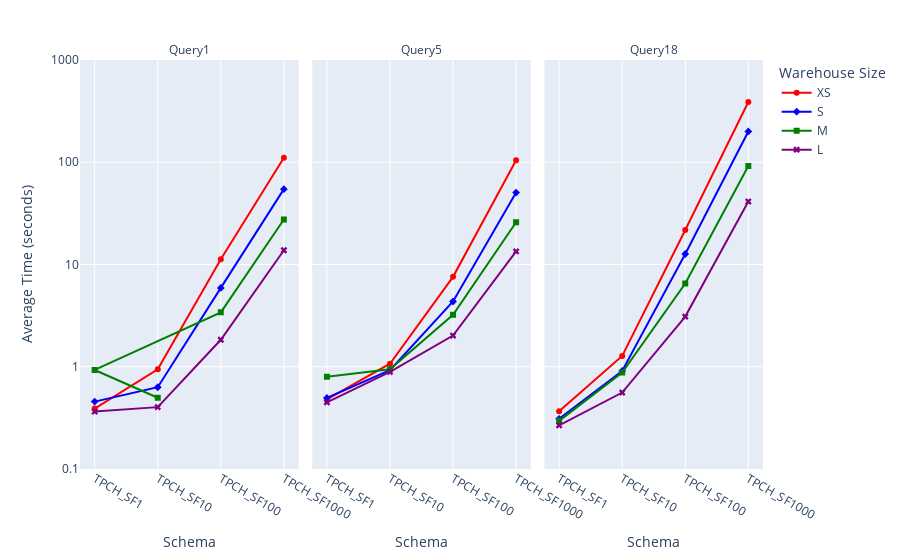

Notebook code cell kept with this figure:
### Markdown cell above
## Plotting the Results

### Code cell
color_map = {
    'XS': 'red',  
    'S': 'blue',
    'M': 'green',
    'L': 'purple'
}

query_order = ['Query1', 'Query5', 'Query18'] 

fig = px.line(average_times_df, 
              x='schema_name', 
              y='average_time_seconds', 
              color='warehouse_size', 
              symbol="warehouse_size",
              color_discrete_map=color_map, 
              category_orders={
                  "warehouse_size": warehouse_sizes, 
                  "query_name": query_order  
              },
              facet_col="query_name", 
              labels={
                  "schema_name": "Schema",
                  "average_time_seconds": "Average Time (seconds)"
              })

fig.update_layout(
    legend_title="Warehouse Size",
    xaxis_title="Schema"
)

fig.update_yaxes(type='log', 
                 tickmode='array',
                 tickvals=[0.1, 1, 10, 100, 1000],
                 autorange=False,
                 range=[-1, 3] 
                )

fig.for_each_annotation(lambda a: a.update(text=a.text.split("=")[1]))

fig.show()

### Figure 1 — Plotly figure (JSON) as saved in the notebook; plotly's stock layout.template omitted (floating-point values rounded to 4 significant figures)
{"data": [{"hovertemplate": "warehouse_size=XS<br>query_name=Query1<br>Schema=%{x}<br>Average Time (seconds)=%{y}<extra></extra>", "legendgroup": "XS", "line": {"color": "red", "dash": "solid"}, "marker": {"symbol": "circle"}, "mode": "lines+markers", "name": "XS", "orientation": "v", "showlegend": true, "type": "scatter", "x": ["TPCH_SF1", "TPCH_SF10", "TPCH_SF100", "TPCH_SF1000"], "xaxis": "x", "y": [0.3903, 0.943, 11.28, 110.8], "yaxis": "y"}, {"hovertemplate": "warehouse_size=XS<br>query_name=Query5<br>Schema=%{x}<br>Average Time (seconds)=%{y}<extra></extra>", "legendgroup": "XS", "line": {"color": "red", "dash": "solid"}, "marker": {"symbol": "circle"}, "mode": "lines+markers", "name": "XS", "orientation": "v", "showlegend": false, "type": "scatter", "x": ["TPCH_SF1", "TPCH_SF10", "TPCH_SF100", "TPCH_SF1000"], "xaxis": "x2", "y": [0.479, 1.07, 7.572, 104.5], "yaxis": "y2"}, {"hovertemplate": "warehouse_size=XS<br>query_name=Query18<br>Schema=%{x}<br>Average Time (seconds)=%{y}<extra></extra>", "legendgroup": "XS", "line": {"color": "red", "dash": "solid"}, "marker": {"symbol": "circle"}, "mode": "lines+markers", "name": "XS", "orientation": "v", "showlegend": false, "type": "scatter", "x": ["TPCH_SF1", "TPCH_SF10", "TPCH_SF100", "TPCH_SF1000"], "xaxis": "x3", "y": [0.3673, 1.275, 21.72, 388.1], "yaxis": "y3"}, {"hovertemplate": "warehouse_size=S<br>query_name=Query1<br>Schema=%{x}<br>Average Time (seconds)=%{y}<extra></extra>", "legendgroup": "S", "line": {"color": "blue", "dash": "solid"}, "marker": {"symbol": "diamond"}, "mode": "lines+markers", "name": "S", "orientation": "v", "showlegend": true, "type": "scatter", "x": ["TPCH_SF1", "TPCH_SF10", "TPCH_SF100", "TPCH_SF1000"], "xaxis": "x", "y": [0.456, 0.6303, 5.903, 54.57], "yaxis": "y"}, {"hovertemplate": "warehouse_size=S<br>query_name=Query5<br>Schema=%{x}<br>Average Time (seconds)=%{y}<extra></extra>", "legendgroup": "S", "line": {"color": "blue", "dash": "solid"}, "marker": {"symbol": "diamond"}, "mode": "lines+markers", "name": "S", "orientation": "v", "showlegend": false, "type": "scatter", "x": ["TPCH_SF1", "TPCH_SF10", "TPCH_SF100", "TPCH_SF1000"], "xaxis": "x2", "y": [0.4953, 0.927, 4.344, 50.5], "yaxis": "y2"}, {"hovertemplate": "warehouse_size=S<br>query_name=Query18<br>Schema=%{x}<br>Average Time (seconds)=%{y}<extra></extra>", "legendgroup": "S", "line": {"color": "blue", "dash": "solid"}, "marker": {"symbol": "diamond"}, "mode": "lines+markers", "name": "S", "orientation": "v", "showlegend": false, "type": "scatter", "x": ["TPCH_SF1", "TPCH_SF10", "TPCH_SF100", "TPCH_SF1000"], "xaxis": "x3", "y": [0.3097, 0.9097, 12.66, 200.1], "yaxis": "y3"}, {"hovertemplate": "warehouse_size=M<br>query_name=Query1<br>Schema=%{x}<br>Average Time (seconds)=%{y}<extra></extra>", "legendgroup": "M", "line": {"color": "green", "dash": "solid"}, "marker": {"symbol": "square"}, "mode": "lines+markers", "name": "M", "orientation": "v", "showlegend": true, "type": "scatter", "x": ["TPCH_SF10", "TPCH_SF1", "TPCH_SF100", "TPCH_SF1000"], "xaxis": "x", "y": [0.4977, 0.9303, 3.405, 27.56], "yaxis": "y"}, {"hovertemplate": "warehouse_size=M<br>query_name=Query5<br>Schema=%{x}<br>Average Time (seconds)=%{y}<extra></extra>", "legendgroup": "M", "line": {"color": "green", "dash": "solid"}, "marker": {"symbol": "square"}, "mode": "lines+markers", "name": "M", "orientation": "v", "showlegend": false, "type": "scatter", "x": ["TPCH_SF1", "TPCH_SF10", "TPCH_SF100", "TPCH_SF1000"], "xaxis": "x2", "y": [0.7987, 0.9463, 3.224, 25.9], "yaxis": "y2"}, {"hovertemplate": "warehouse_size=M<br>query_name=Query18<br>Schema=%{x}<br>Average Time (seconds)=%{y}<extra></extra>", "legendgroup": "M", "line": {"color": "green", "dash": "solid"}, "marker": {"symbol": "square"}, "mode": "lines+markers", "name": "M", "orientation": "v", "showlegend": false, "type": "scatter", "x": ["TPCH_SF1", "TPCH_SF10", "TPCH_SF100", "TPCH_SF1000"], "xaxis": "x3", "y": [0.2957, 0.8767, 6.518, 91.81], "yaxis": "y3"}, {"hovertemplate": "warehouse_size=L<br>query_name=Query1<br>Schema=%{x}<br>Average Time (seconds)=%{y}<extra></extra>", "legendgroup": "L", "line": {"color": "purple", "dash": "solid"}, "marker": {"symbol": "x"}, "mode": "lines+markers", "name": "L", "orientation": "v", "showlegend": true, "type": "scatter", "x": ["TPCH_SF1", "TPCH_SF10", "TPCH_SF100", "TPCH_SF1000"], "xaxis": "x", "y": [0.3643, 0.4027, 1.836, 13.79], "yaxis": "y"}, {"hovertemplate": "warehouse_size=L<br>query_name=Query5<br>Schema=%{x}<br>Average Time (seconds)=%{y}<extra></extra>", "legendgroup": "L", "line": {"color": "purple", "dash": "solid"}, "marker": {"symbol": "x"}, "mode": "lines+markers", "name": "L", "orientation": "v", "showlegend": false, "type": "scatter", "x": ["TPCH_SF1", "TPCH_SF10", "TPCH_SF100", "TPCH_SF1000"], "xaxis": "x2", "y": [0.4483, 0.8913, 2.02, 13.44], "yaxis": "y2"}, {"hovertemplate": "warehouse_size=L<br>query_name=Query18<br>Schema=%{x}<br>Average Time (seconds)=%{y}<extra></extra>", "legendgroup": "L", "line": {"color": "purple", "dash": "solid"}, "marker": {"symbol": "x"}, "mode": "lines+markers", "name": "L", "orientation": "v", "showlegend": false, "type": "scatter", "x": ["TPCH_SF1", "TPCH_SF10", "TPCH_SF100", "TPCH_SF1000"], "xaxis": "x3", "y": [0.2677, 0.5593, 3.094, 41.28], "yaxis": "y3"}], "layout": {"annotations": [{"font": {}, "showarrow": false, "text": "Query1", "x": 0.16, "xanchor": "center", "xref": "paper", "y": 1, "yanchor": "bottom", "yref": "paper"}, {"font": {}, "showarrow": false, "text": "Query5", "x": 0.5, "xanchor": "center", "xref": "paper", "y": 1, "yanchor": "bottom", "yref": "paper"}, {"font": {}, "showarrow": false, "text": "Query18", "x": 0.84, "xanchor": "center", "xref": "paper", "y": 1, "yanchor": "bottom", "yref": "paper"}], "legend": {"title": {"text": "Warehouse Size"}, "tracegroupgap": 0}, "margin": {"t": 60}, "xaxis": {"anchor": "y", "domain": [0, 0.32], "title": {"text": "Schema"}}, "xaxis2": {"anchor": "y2", "domain": [0.34, 0.66], "matches": "x", "title": {"text": "Schema"}}, "xaxis3": {"anchor": "y3", "domain": [0.68, 1.0], "matches": "x", "title": {"text": "Schema"}}, "yaxis": {"anchor": "x", "autorange": false, "domain": [0, 1], "range": [-1, 3], "tickmode": "array", "tickvals": [0.1, 1, 10, 100, 1000], "title": {"text": "Average Time (seconds)"}, "type": "log"}, "yaxis2": {"anchor": "x2", "autorange": false, "domain": [0, 1], "matches": "y", "range": [-1, 3], "showticklabels": false, "tickmode": "array", "tickvals": [0.1, 1, 10, 100, 1000], "type": "log"}, "yaxis3": {"anchor": "x3", "autorange": false, "domain": [0, 1], "matches": "y", "range": [-1, 3], "showticklabels": false, "tickmode": "array", "tickvals": [0.1, 1, 10, 100, 1000], "type": "log"}}}
